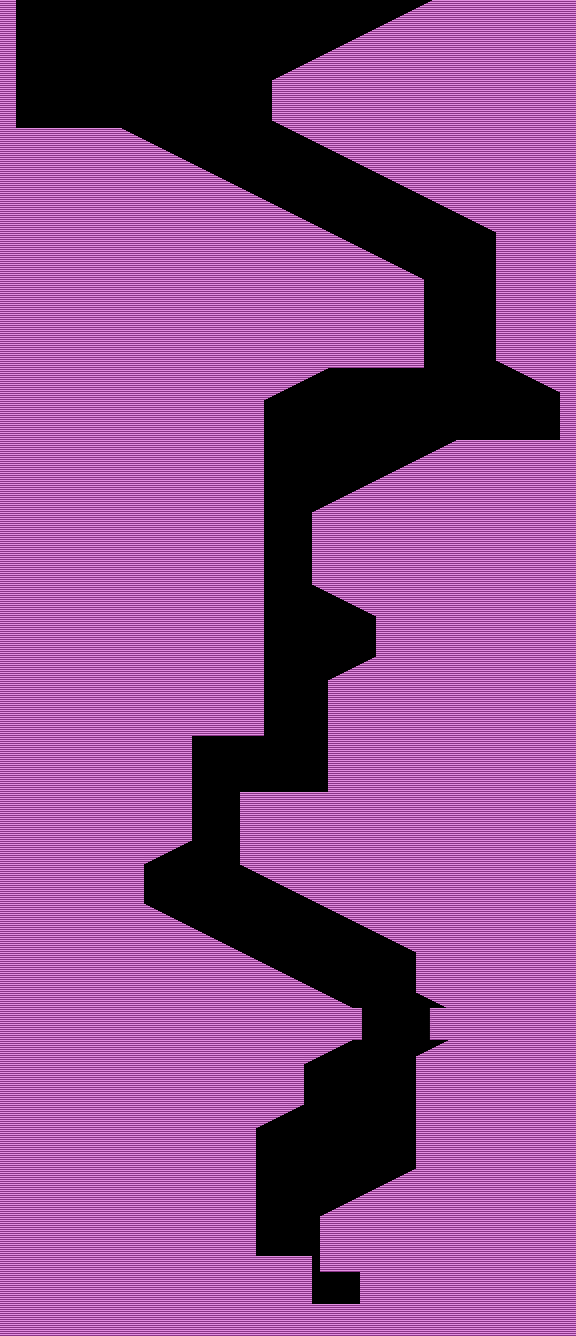

The image is a tile-based game level rendered from a .tmx file. Its description and source (layers, tilesets, objects; grid data summarised) follow:
An orthogonal 72x167 tile map with 8x8 px tiles, 1 tile layer (Level0006).

<map version="1.0" tiledversion="1.0.1" orientation="orthogonal" renderorder="right-down" width="72" height="167" tilewidth="8" tileheight="8" nextobjectid="1">
  <tileset firstgid="1" source="Level06.tsx" />
  <layer name="Level0006" width="72" height="167">
    <data>[12024 cells, 12024 non-empty, 12 distinct tile ids]</data>
  </layer>
</map>
